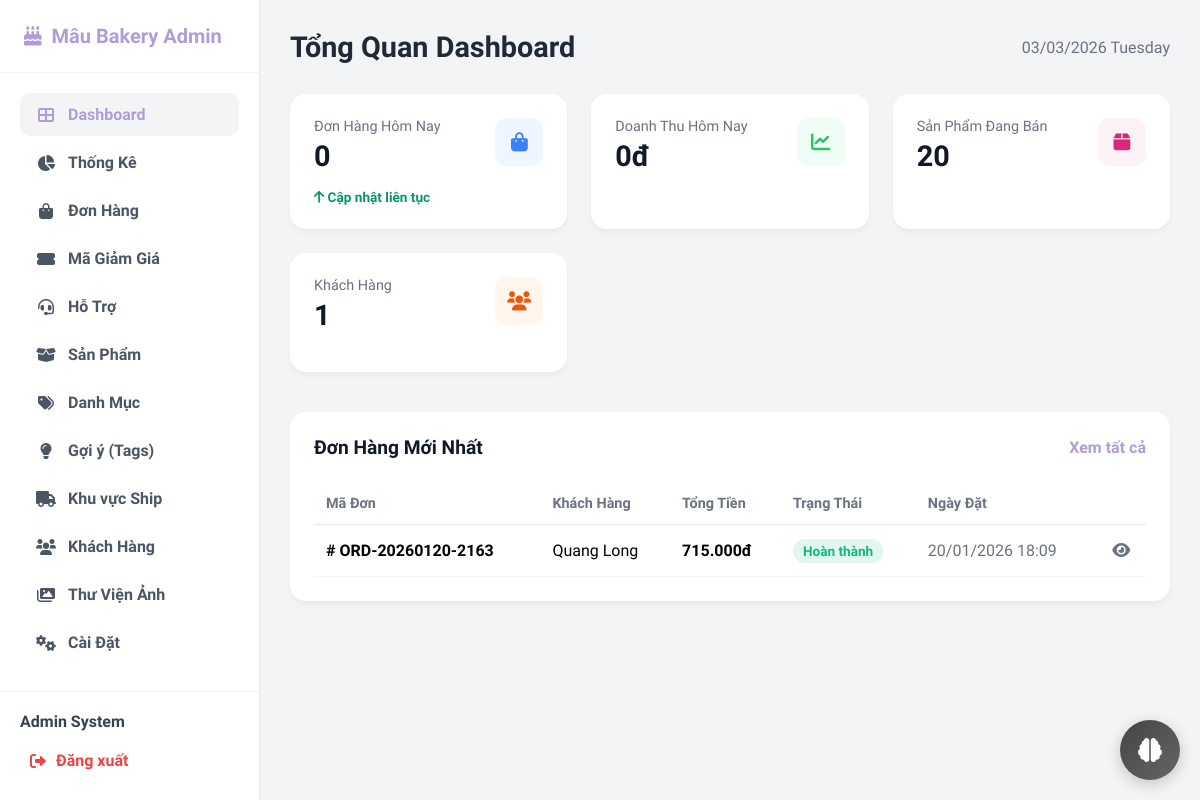
/admin/index.php (signed in), run on an earlier commit of the app's database.
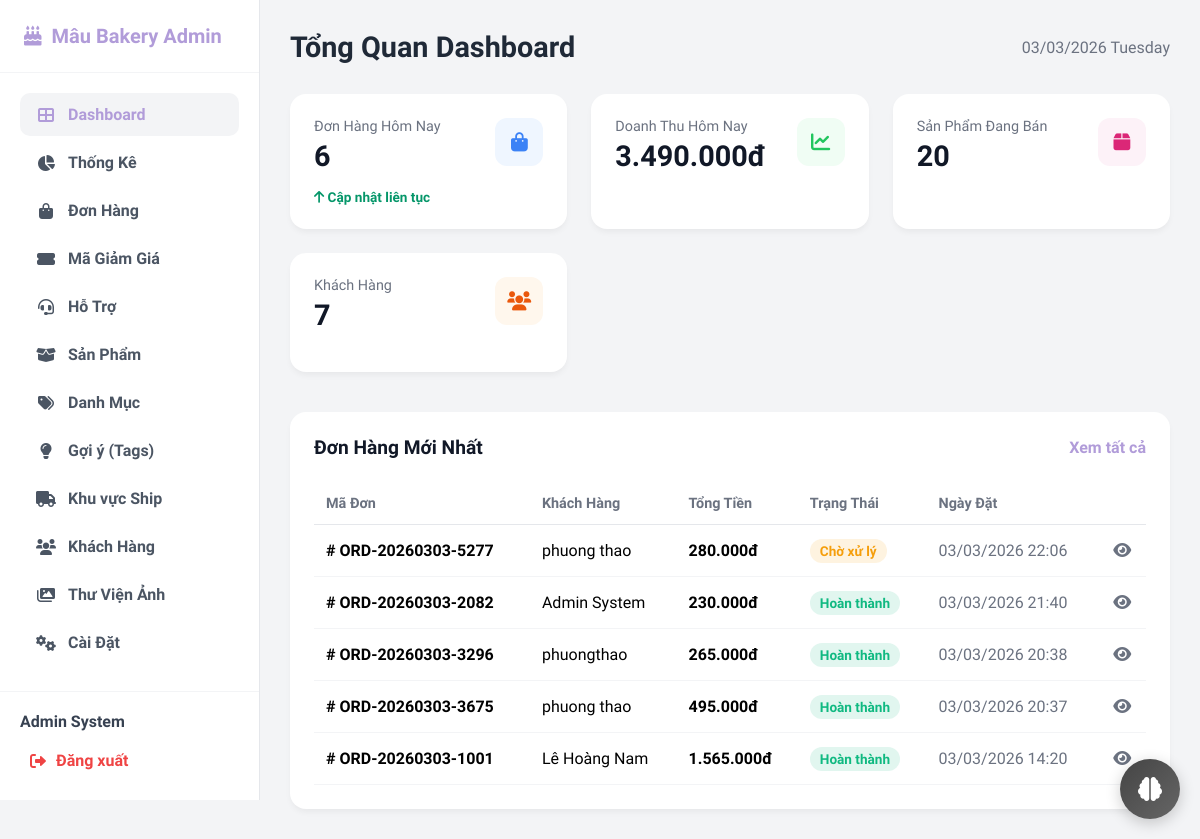
And on a later commit of the database.
### tables this page shows
CREATE TABLE `orders` (
  `id` int(11) NOT NULL AUTO_INCREMENT,
  `user_id` int(11) DEFAULT NULL,
  `order_code` varchar(20) NOT NULL,
  `total_amount` decimal(10,2) NOT NULL,
  `shipping_fee` decimal(10,2) DEFAULT 0.00,
  `discount_amount` decimal(10,2) DEFAULT 0.00,
  `payment_method` enum('cod','banking','momo') DEFAULT 'cod',
  `status` enum('pending','confirmed','shipping','completed','failed','cancelled') DEFAULT 'pending',
  `payment_status` enum('unpaid','paid','refunded') DEFAULT 'unpaid',
  `note` text DEFAULT NULL,
  `recipient_name` varchar(100) NOT NULL,
  `recipient_phone` varchar(20) NOT NULL,
  `shipping_address` text NOT NULL,
  `is_active` tinyint(1) DEFAULT 1,
  `created_at` datetime DEFAULT current_timestamp(),
  PRIMARY KEY (`id`),
  UNIQUE KEY `order_code` (`order_code`),
  KEY `user_id` (`user_id`),
  CONSTRAINT `fk_orders_users` FOREIGN KEY (`user_id`) REFERENCES `users` (`id`) ON DELETE SET NULL
);

### admin/controllers/DashboardController.php (called while the page is built, shortened)
<?php
require_once '../config/db.php';
$stats = [
    'orders' => 0,
    'revenue' => 0,
    'products' => 0,
    'users' => 0
];
if (isset($conn)) {
    $stmt = $conn->query("SELECT COUNT(*) FROM orders WHERE DATE(created_at) = CURDATE()");
    $stats['orders'] = $stmt->fetchColumn();
    $stmt = $conn->query("SELECT SUM(total_amount) FROM orders WHERE status = 'completed' AND DATE(created_at) = CURDATE()");
    $stats['revenue'] = $stmt->fetchColumn() ?: 0;
    $stmt = $conn->query("SELECT COUNT(*) FROM products WHERE is_active = 1");
    $stats['products'] = $stmt->fetchColumn();
    $stmt = $conn->query("SELECT COUNT(*) FROM users WHERE role = 'user'");
    $stats['users'] = $stmt->fetchColumn();
    $stmt = $conn->query("SELECT * FROM orders ORDER BY created_at DESC LIMIT 5");
    $recent_orders = $stmt->fetchAll(PDO::FETCH_ASSOC);
}
?>

### admin/index.php (the view, shortened to what the changed rows need)
<?php
require_once 'controllers/DashboardController.php';
include 'includes/header.php';
?>
<link rel="stylesheet" href="assets/css/index.css">
<div class="header-bar">
    <h1 class="page-title">Tổng Quan Dashboard</h1>
</div>
<div class="stats-grid">
    <div class="stat-card">
        <div class="stat-card-header">
            <div>
                <p class="stat-title">Đơn Hàng Hôm Nay</p>
                <h3 class="stat-value">
                    <?php echo $stats['orders']; ?>
                </h3>
            </div>
        </div>
    </div>
    <div class="stat-card">
        <div class="stat-card-header">
            <div>
                <p class="stat-title">Doanh Thu Hôm Nay</p>
                <h3 class="stat-value">
                    <?php echo number_format($stats['revenue'], 0, ',', '.'); ?>đ
                </h3>
            </div>
        </div>
    </div>
    <div class="stat-card">
        <div class="stat-card-header">
            <div>
                <p class="stat-title">Khách Hàng</p>
                <h3 class="stat-value">
                    <?php echo $stats['users']; ?>
                </h3>
            </div>
        </div>
    </div>
</div>
<div style="background: white; padding: 24px; border-radius: 16px; box-shadow: 0 4px 6px -1px rgba(0,0,0,0.05);">
    <div style="overflow-x: auto;">
        <table style="width: 100%; border-collapse: collapse;">
            <thead>
                <tr style="text-align: left; border-bottom: 1px solid #e5e7eb;">
                    <th style="padding: 12px; color: #6b7280; font-weight: 600; font-size: 0.9rem;">Mã Đơn</th>
                    <th style="padding: 12px; color: #6b7280; font-weight: 600; font-size: 0.9rem;">Khách Hàng</th>
                    <th style="padding: 12px; color: #6b7280; font-weight: 600; font-size: 0.9rem;">Tổng Tiền</th>
                    <th style="padding: 12px; color: #6b7280; font-weight: 600; font-size: 0.9rem;">Trạng Thái</th>
                    <th style="padding: 12px; color: #6b7280; font-weight: 600; font-size: 0.9rem;">Ngày Đặt</th>
                </tr>
            </thead>
            <tbody>
                <?php
                if (!empty($recent_orders)) {
                    foreach ($recent_orders as $order) {
                        $status_colors = [
                            'pending' => '#F59E0B',
                            'confirmed' => '#3B82F6',
                            'shipping' => '#8B5CF6',
                            'completed' => '#10B981',
                            'cancelled' => '#EF4444'
                        ];
                        $status_labels = [
                            'pending' => 'Chờ xử lý',
                            'confirmed' => 'Đã xác nhận',
                            'shipping' => 'Đang giao',
                            'completed' => 'Hoàn thành',
                            'cancelled' => 'Đã hủy'
                        ];
                        $color = $status_colors[$order['status']] ?? '#999';
                        $label = $status_labels[$order['status']] ?? $order['status'];
                        ?>
                        <tr style="border-bottom: 1px solid #f3f4f6;">
                            <td style="padding: 16px 12px; font-weight: 600;">#
                                <?php echo $order['order_code']; ?>
                            </td>
                            <td style="padding: 16px 12px;">
                                <?php echo htmlspecialchars($order['recipient_name']); ?>
                            </td>
                            <td style="padding: 16px 12px; font-weight: 600;">
                                <?php echo number_format($order['total_amount'], 0, ',', '.'); ?>đ
                            </td>
                            <td style="padding: 16px 12px;">
                                <span
                                    style="background: <?php echo $color; ?>20; color: <?php echo $color; ?>; padding: 4px 10px; border-radius: 20px; font-size: 0.85rem; font-weight: 600;">
                                    <?php echo $label; ?>
                                </span>
                            </td>
                            <td style="padding: 16px 12px; color: #6b7280;">
                                <?php echo date('d/m/Y H:i', strtotime($order['created_at'])); ?>
                            </td>
                            <td style="padding: 16px 12px; text-align: center;">
                                <a href="order_detail.php?id=<?php echo $order['id']; ?>" style="color: #6b7280;">
                                    <i class="fas fa-eye"></i>
                                </a>
                            </td>
                        </tr>
                        <?php
                    }
                }
                ?>
            </tbody>
        </table>
    </div>
</div>
<?php include 'includes/footer.php'; ?>

What changed in the data, as far as the page shows it:
no longer on this page (row unchanged): orders: order_code "ORD-20260120-2163", recipient_name "Quang Long", total_amount "715.000", status "Hoàn thành", created_at "20/01/2026 18:09"
added orders: order_code "ORD-20260303-5277", recipient_name "phuong thao", total_amount "280.000", status "Chờ xử lý", created_at "03/03/2026 22:06"
added orders: order_code "ORD-20260303-2082", recipient_name "Admin System", total_amount "230.000", status "Hoàn thành", created_at "03/03/2026 21:40"
added orders: order_code "ORD-20260303-3296", recipient_name "phuongthao", total_amount "265.000", status "Hoàn thành", created_at "03/03/2026 20:38"
added orders: order_code "ORD-20260303-3675", recipient_name "phuong thao", total_amount "495.000", status "Hoàn thành", created_at "03/03/2026 20:37"
added orders: order_code "ORD-20260303-1001", recipient_name "Lê Hoàng Nam", total_amount "1.565.000", status "Hoàn thành", created_at "03/03/2026 14:20"
Also different on the page:
$stats['orders']: "0" → "6"
$stats['revenue']: "0" → "3.490.000"
$stats['users']: "1" → "7"
